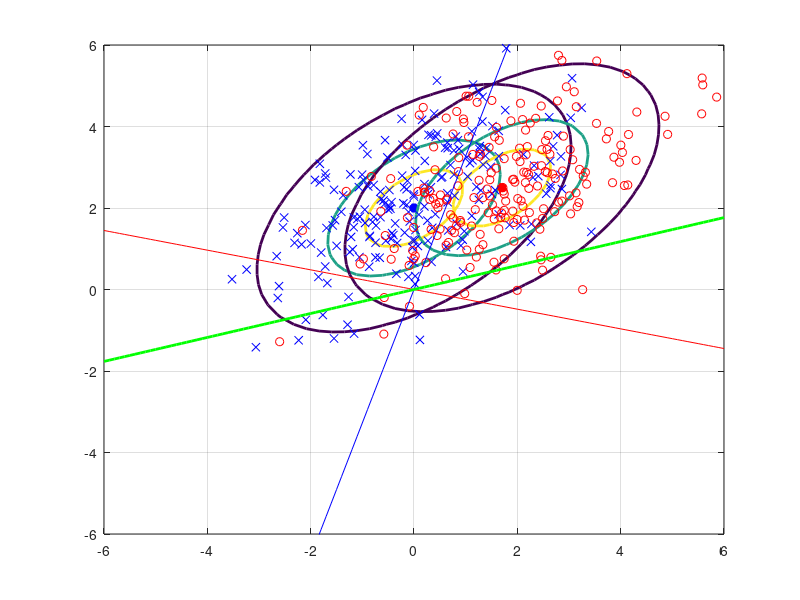

Source code (MATLAB): (Note: this script raises an error after producing the figure.)
C1 = [2,1;1,2];
C2 = [2,1;1,2];
m1 = [0;2];
m2 = [1.7;2.5];

numGrid = 50;
xRange = linspace(-6.0, 6.0, numGrid);
yRange = linspace(-6.0, 6.0, numGrid);
P1 = zeros(numGrid, numGrid);
P2 = P1;
for i = 1:numGrid
    for j = 1:numGrid
        x = [yRange(j) xRange(i)]';
        P1(i,j) = mvnpdf(x', m1', C1);
        P2(i,j) = mvnpdf(x', m2', C2);
    end
end
Pmax = max(max([P1 P2]));
figure(1),clf,
contour(xRange, yRange, P1, [0.1*Pmax 0.5*Pmax 0.8*Pmax], 'LineWidth', 2);
hold on;
plot(m1(1),m1(2), 'b*', 'LineWidth', 4);
contour(xRange, yRange, P2, [0.1*Pmax 0.5*Pmax 0.8*Pmax], 'LineWidth', 2);
plot(m2(1),m2(2), 'r*', 'LineWidth', 4);

N = 200;
X1 = mvnrnd(m1, C1, N);
X2 = mvnrnd(m2, C2, N);
plot(X1(:,1),X1(:,2),'bx',X2(:,1),X2(:,2),'ro');grid on;

% wF = (-1)*inv(C1+C2)*(m1-m2);
wF = inv(C1+C2)*(m1-m2);
xx = -6:0.1:6;
yy = xx*wF(2)/wF(1);

wr = zeros(2,1);
wr(1) = rand(1)*2 - 1;wr(2) = rand(1)*2 - 1;
xr = -6:0.1:6;
yr = xr*wr(2)/wr(1);

wC = zeros(2,1);
wC(1) = m2(1)-m1(1); wC(2) = m2(2)-m1(2);
xc = -6:0.1:6;
yc = xc*wC(2)/wC(1);

plot(xx,yy,'r',xr,yr,'b', xc,yc,'g','LineWidth', 2);
rocResolution = 50;
[ROC, acc] = lab3f1(N,X1,X2,wF,rocResolution);
[ROCr, accr] = lab3f1(N,X1,X2,wr,rocResolution);
[ROCC, accC] = lab3f1(N,X1,X2,wC,rocResolution);

figure(3), clf,
plot(ROC(:,1), ROC(:,2), 'r', 'LineWidth', 2);
axis([0 100 0 100]);
grid on, hold on
plot(0:100, 0:100, 'b-');
grid on, hold on
plot(ROCr(:,1), ROCr(:,2), 'b', 'LineWidth', 2);
grid on, hold on
plot(ROCC(:,1), ROCC(:,2), 'g', 'LineWidth', 2);
xlabel('False Positive', 'FontSize', 16);
ylabel('True Positive', 'FontSize', 16);
title('Receiver Operating Characteristic Curve', 'FontSize', 20);


ax = linspace(1,rocResolution,rocResolution);
figure(4), clf,
plot(ax, acc, 'r', 'LineWidth', 2);
grid on, hold on
plot(ax, accr, 'b', 'LineWidth', 2);
grid on, hold on
plot(ax, accC, 'g', 'LineWidth', 2);
xlabel('Threshold', 'FontSize', 16);
ylabel('ACC', 'FontSize', 16);
title('ACC in 3 models', 'FontSize', 20);

auc = abs(abs(trapz(ROC(:,1),ROC(:,2))/10000)-0.5);
aucr = abs(abs(trapz(ROCr(:,1),ROCr(:,2))/10000)-0.5);
aucC = abs(abs(trapz(ROCC(:,1),ROCC(:,2))/10000)-0.5);
disp([auc aucr aucC]);

% X = [X1;X2];
% N1 = size(X1,1);
% N2 = size(X2,1);
% y = [ones(N1,1); -1*ones(N2,1)];
% d = zeros(N1+N2-1,1);
% nCorrect = 0;
% for jtst = 1:(N1+N2)
%     xtst = X(jtst,:);
%     ytst = y(jtst);
%     
%     jtr = setdiff(1:N1+N2, jtst);
%     Xtr = X(jtr,:);
%     ytr = y(jtr,1);
%     
%     for i = 1:(N1+N2-1)
%         d(i) = norm(Xtr(i,:)-xtst);
%     end
%     
%     [imin] = find(d == min(d));
%     
%     if(ytr(imin(1))*ytst>0)
%         nCorrect = nCorrect + 1;
%     else
%         disp('Incorrect classification');
%     end
% end
% 
% pCorrect = nCorrect*100/(N1+N2);
% disp(['Nearest neighbour accuracy: ' num2str(pCorrect)]);
